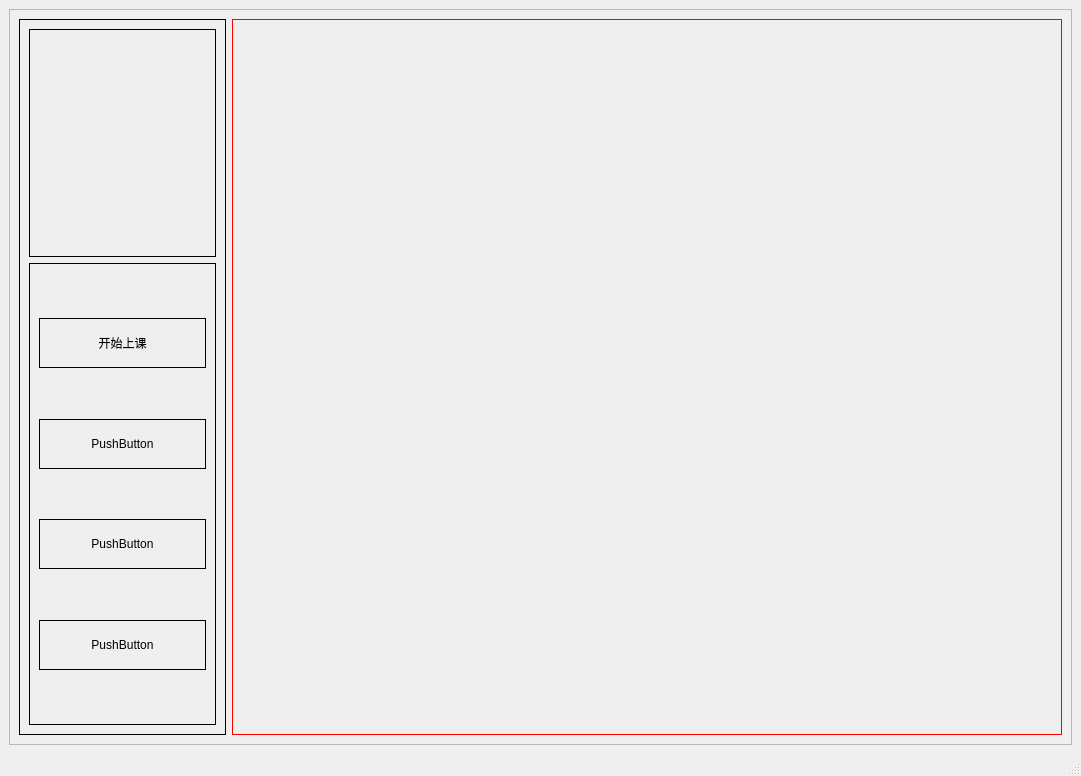
<?xml version="1.0" encoding="UTF-8"?>
<ui version="4.0">
 <class>MainWindow</class>
 <widget class="QMainWindow" name="MainWindow">
  <property name="geometry">
   <rect>
    <x>0</x>
    <y>0</y>
    <width>1081</width>
    <height>776</height>
   </rect>
  </property>
  <property name="windowTitle">
   <string>MainWindow</string>
  </property>
  <widget class="QWidget" name="centralwidget">
   <layout class="QHBoxLayout" name="horizontalLayout_2">
    <item>
     <widget class="QFrame" name="frame">
      <property name="frameShape">
       <enum>QFrame::StyledPanel</enum>
      </property>
      <property name="frameShadow">
       <enum>QFrame::Raised</enum>
      </property>
      <layout class="QHBoxLayout" name="horizontalLayout" stretch="2,8">
       <item>
        <widget class="QFrame" name="frame_2">
         <property name="styleSheet">
          <string notr="true">border:1px solid black;</string>
         </property>
         <property name="frameShape">
          <enum>QFrame::StyledPanel</enum>
         </property>
         <property name="frameShadow">
          <enum>QFrame::Raised</enum>
         </property>
         <layout class="QVBoxLayout" name="verticalLayout" stretch="33,67">
          <item>
           <widget class="QFrame" name="frame_4">
            <property name="frameShape">
             <enum>QFrame::StyledPanel</enum>
            </property>
            <property name="frameShadow">
             <enum>QFrame::Raised</enum>
            </property>
           </widget>
          </item>
          <item>
           <widget class="QFrame" name="frame_5">
            <property name="frameShape">
             <enum>QFrame::StyledPanel</enum>
            </property>
            <property name="frameShadow">
             <enum>QFrame::Raised</enum>
            </property>
            <layout class="QVBoxLayout" name="verticalLayout_2">
             <item>
              <spacer name="verticalSpacer_2">
               <property name="orientation">
                <enum>Qt::Vertical</enum>
               </property>
               <property name="sizeHint" stdset="0">
                <size>
                 <width>20</width>
                 <height>40</height>
                </size>
               </property>
              </spacer>
             </item>
             <item>
              <widget class="QPushButton" name="pushButton">
               <property name="enabled">
                <bool>true</bool>
               </property>
               <property name="minimumSize">
                <size>
                 <width>0</width>
                 <height>50</height>
                </size>
               </property>
               <property name="styleSheet">
                <string notr="true">font: 20pt &quot;Microsoft YaHei UI&quot;;</string>
               </property>
               <property name="text">
                <string>开始上课</string>
               </property>
              </widget>
             </item>
             <item>
              <spacer name="verticalSpacer">
               <property name="orientation">
                <enum>Qt::Vertical</enum>
               </property>
               <property name="sizeHint" stdset="0">
                <size>
                 <width>20</width>
                 <height>40</height>
                </size>
               </property>
              </spacer>
             </item>
             <item>
              <widget class="QPushButton" name="pushButton_2">
               <property name="sizePolicy">
                <sizepolicy hsizetype="Minimum" vsizetype="Maximum">
                 <horstretch>0</horstretch>
                 <verstretch>0</verstretch>
                </sizepolicy>
               </property>
               <property name="minimumSize">
                <size>
                 <width>0</width>
                 <height>50</height>
                </size>
               </property>
               <property name="styleSheet">
                <string notr="true">font: 20pt &quot;Microsoft YaHei UI&quot;;</string>
               </property>
               <property name="text">
                <string>PushButton</string>
               </property>
              </widget>
             </item>
             <item>
              <spacer name="verticalSpacer_3">
               <property name="orientation">
                <enum>Qt::Vertical</enum>
               </property>
               <property name="sizeHint" stdset="0">
                <size>
                 <width>20</width>
                 <height>40</height>
                </size>
               </property>
              </spacer>
             </item>
             <item>
              <widget class="QPushButton" name="pushButton_3">
               <property name="minimumSize">
                <size>
                 <width>0</width>
                 <height>50</height>
                </size>
               </property>
               <property name="styleSheet">
                <string notr="true">font: 20pt &quot;Microsoft YaHei UI&quot;;</string>
               </property>
               <property name="text">
                <string>PushButton</string>
               </property>
              </widget>
             </item>
             <item>
              <spacer name="verticalSpacer_4">
               <property name="orientation">
                <enum>Qt::Vertical</enum>
               </property>
               <property name="sizeHint" stdset="0">
                <size>
                 <width>20</width>
                 <height>40</height>
                </size>
               </property>
              </spacer>
             </item>
             <item>
              <widget class="QPushButton" name="pushButton_4">
               <property name="minimumSize">
                <size>
                 <width>0</width>
                 <height>50</height>
                </size>
               </property>
               <property name="baseSize">
                <size>
                 <width>147</width>
                 <height>75</height>
                </size>
               </property>
               <property name="styleSheet">
                <string notr="true">font: 20pt &quot;Microsoft YaHei UI&quot;;</string>
               </property>
               <property name="text">
                <string>PushButton</string>
               </property>
              </widget>
             </item>
             <item>
              <spacer name="verticalSpacer_5">
               <property name="orientation">
                <enum>Qt::Vertical</enum>
               </property>
               <property name="sizeHint" stdset="0">
                <size>
                 <width>20</width>
                 <height>40</height>
                </size>
               </property>
              </spacer>
             </item>
            </layout>
           </widget>
          </item>
         </layout>
        </widget>
       </item>
       <item>
        <widget class="QFrame" name="frame_3">
         <property name="styleSheet">
          <string notr="true">border:1px solid red;</string>
         </property>
         <property name="frameShape">
          <enum>QFrame::StyledPanel</enum>
         </property>
         <property name="frameShadow">
          <enum>QFrame::Raised</enum>
         </property>
        </widget>
       </item>
      </layout>
     </widget>
    </item>
   </layout>
  </widget>
  <widget class="QMenuBar" name="menubar">
   <property name="geometry">
    <rect>
     <x>0</x>
     <y>0</y>
     <width>1081</width>
     <height>21</height>
    </rect>
   </property>
  </widget>
  <widget class="QStatusBar" name="statusbar"/>
 </widget>
 <resources/>
 <connections/>
</ui>
